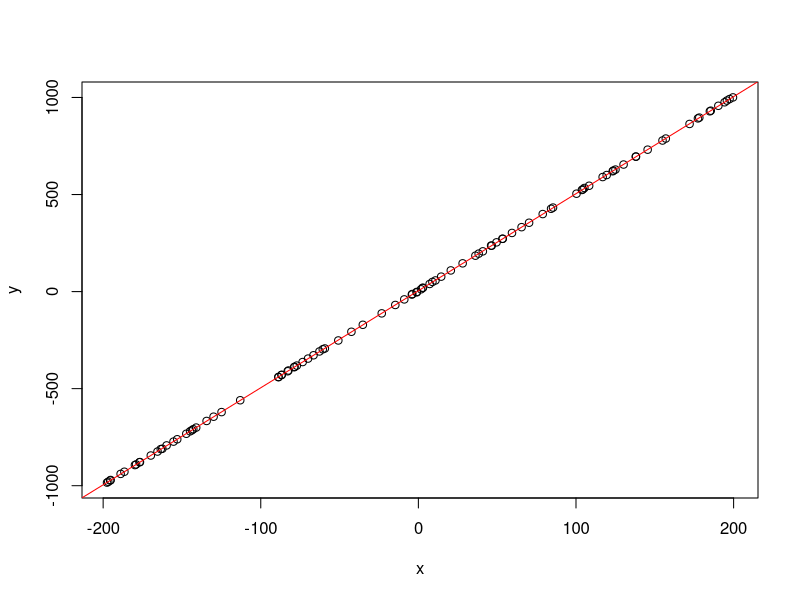
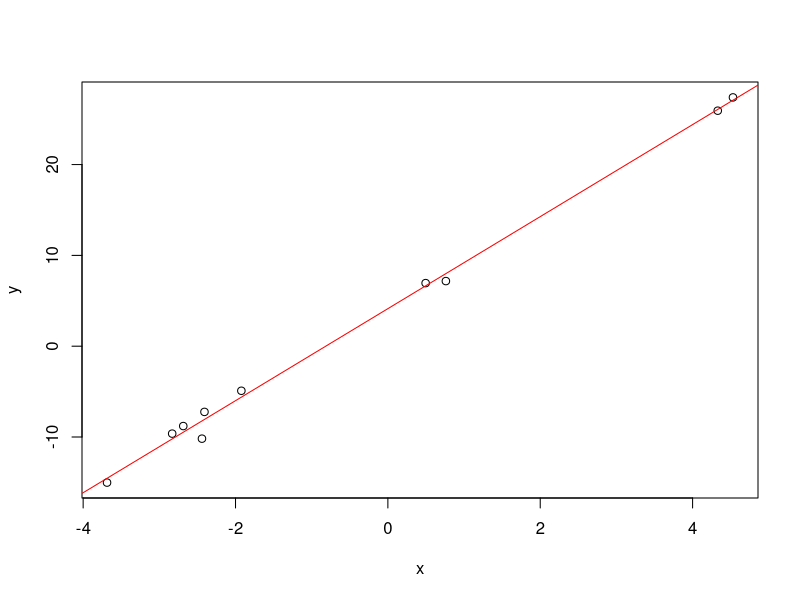
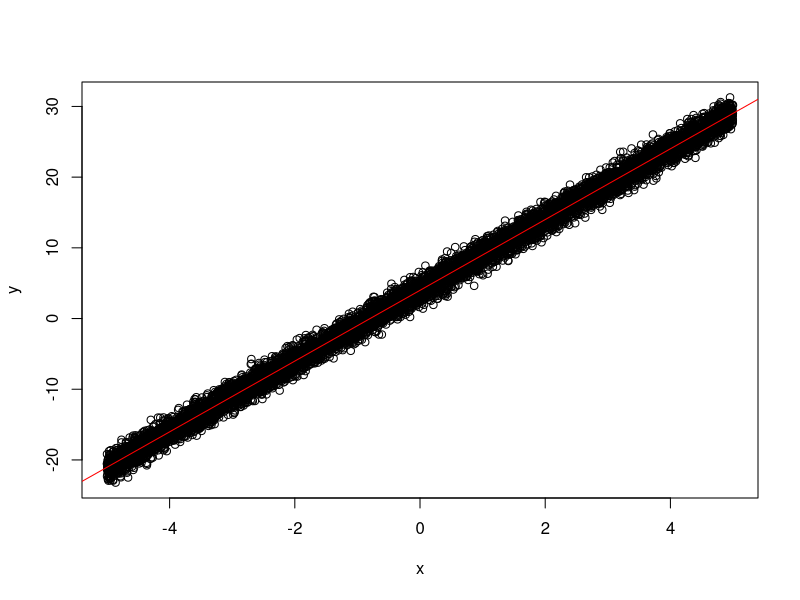
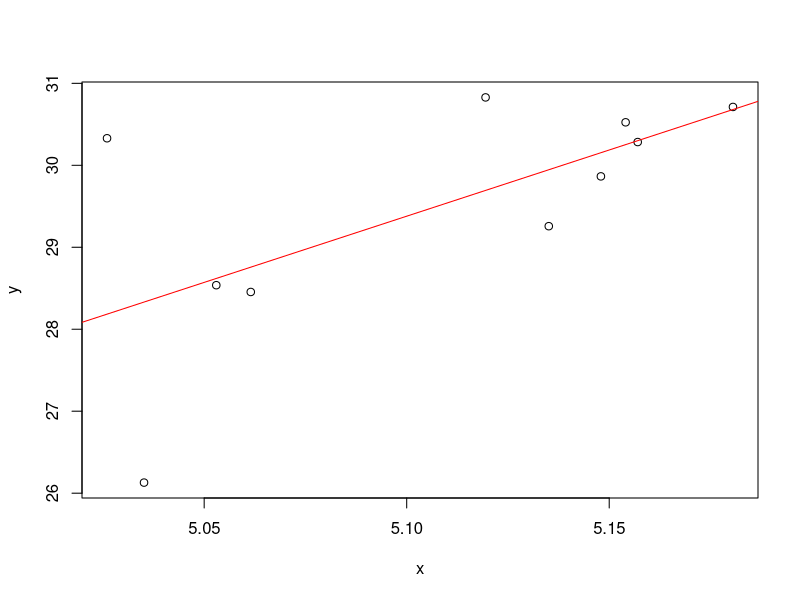
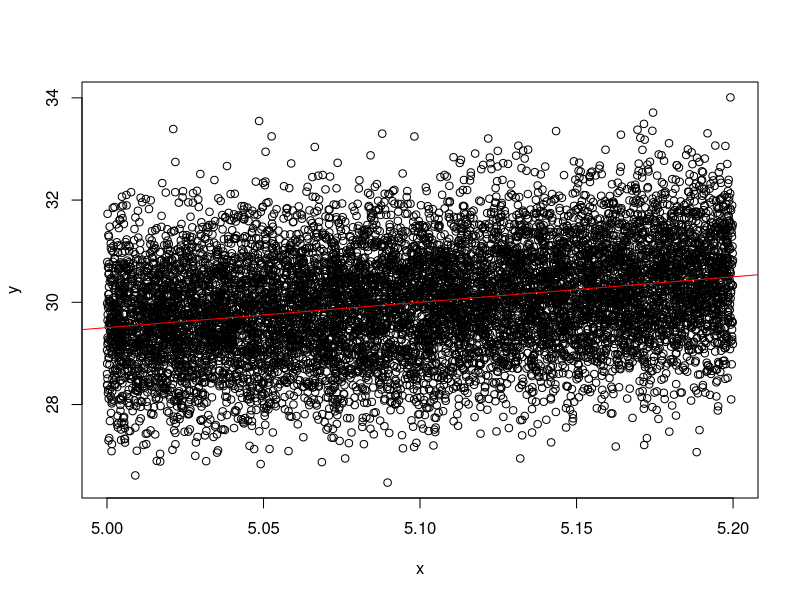
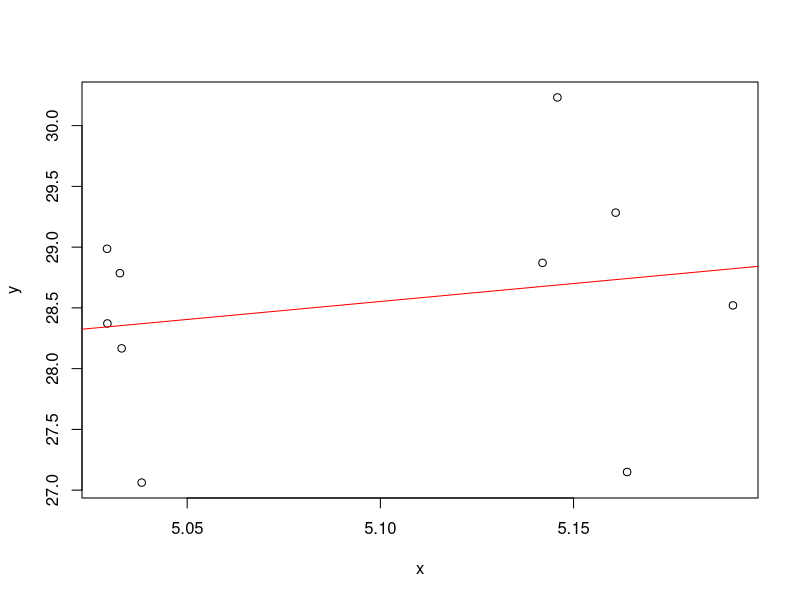

Reproduce these figures in R, in order.
exercise1 <- function(m, xmin, xmax, sigma){
    x <- runif(m, min = xmin, max = xmax)
    
    a <- 3

    b <- 5

    e <- rnorm(m, sigma)

    y <- a + b * x + e
    
    g <- lm(y~x)

    summary(g)
  
    plot(y~x) 

    abline(g, col="red")
}

  jpeg('rplot1.jpg')
        exercise1(100, -200, 200, 1.5)
  dev.off()

  jpeg('rplot2.jpg')
    exercise1(10, -5, 5, 1)
  dev.off()
  
  jpeg('rplot3.jpg')
    exercise1(10000, -5, 5, 1)
  dev.off()
  
  jpeg('rplot4.jpg')
    exercise1(10, 5, 5.2, 1)
  dev.off()
  
  jpeg('rplot5.jpg')
    exercise1(10000, 5, 5.2, 1.5)
  dev.off()
  
  jpeg('rplot6.jpg')
    exercise1(10, 5, 5.2, 0.01)
  dev.off()